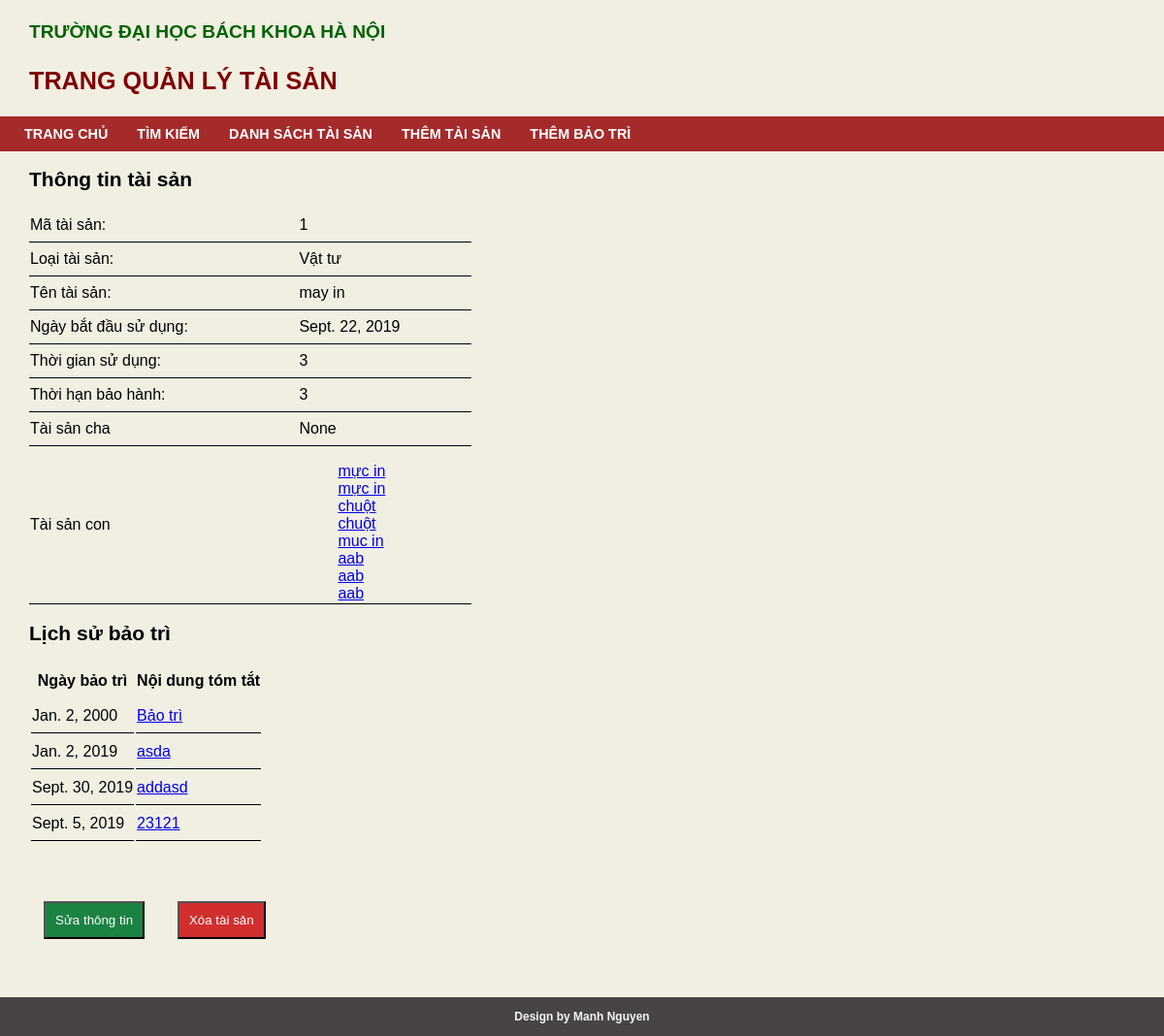
Before: /details/1 with the older database file.
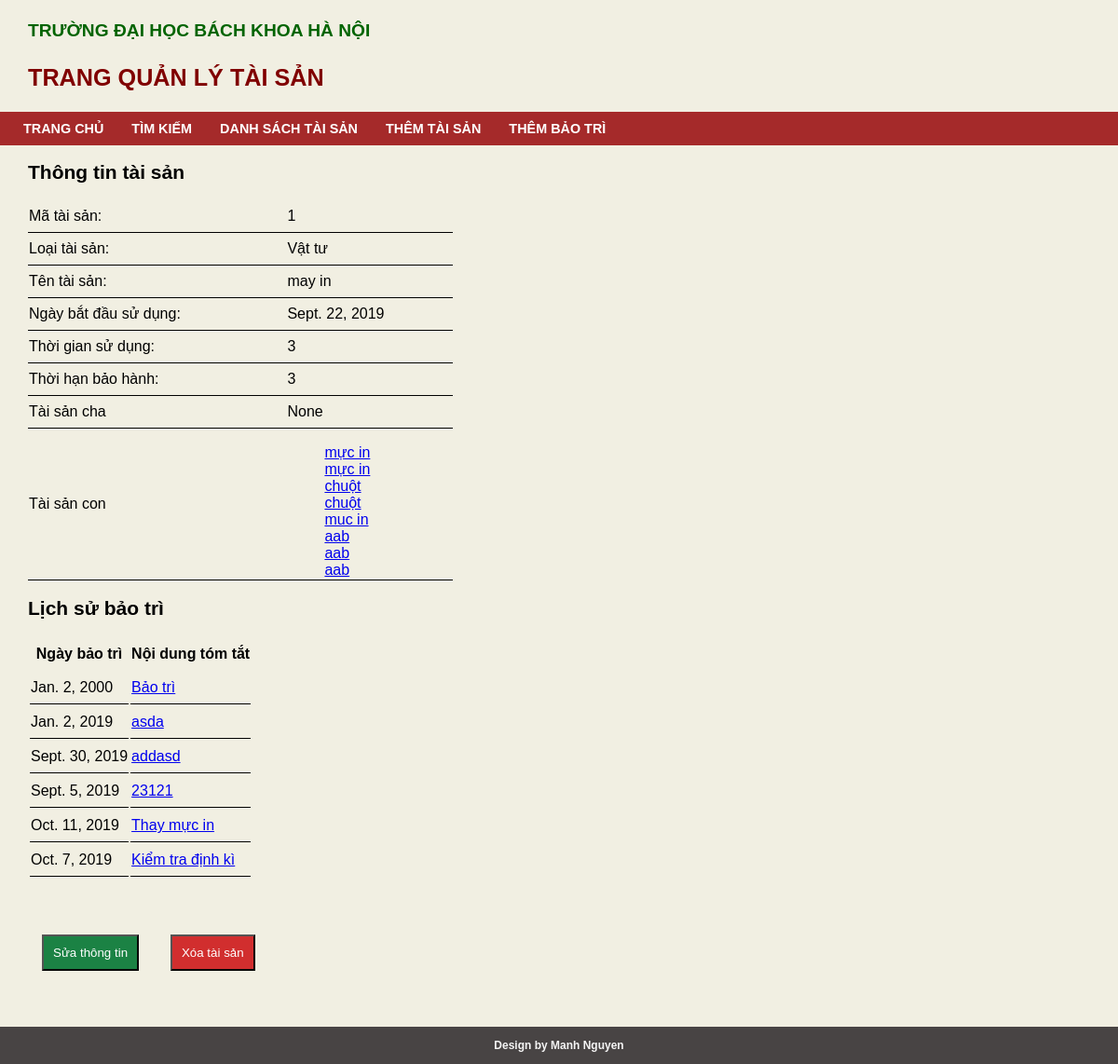
After: the same page with the newer database file.
### quanlitaisan/models.py (models this page shows, shortened)
class TaiSan(models.Model):
  LOAI_TAI_SAN = [
    ('VT', 'Vật tư'),
    ('TB', 'Thiết bị')
  ]
  loai_tai_san       = models.CharField('loại tài sản', max_length = 2, choices = LOAI_TAI_SAN)
  ten_tai_san        = models.CharField('tên tài sản', max_length = 20)
  ngay_su_dung       = models.DateField('ngày bắt đầu sử dụng')
  thoi_han_bao_hanh  = models.PositiveIntegerField('số năm bảo hành')
  thoi_gian_sd       = models.PositiveIntegerField('số năm sử dụng')
  tai_san_cha        = models.ForeignKey('self', on_delete = models.SET_NULL, null = True, blank = True,verbose_name = 'Thiết bị chứa')

class LichSuBaoTri(models.Model):
  ngay_bao_tri    = models.DateField('Ngày Bảo Trì')
  tai_san_bao_tri = models.ForeignKey(TaiSan, on_delete = models.CASCADE, verbose_name = 'Tài sản bảo trì')
  tieu_de         = models.CharField('Tiêu đề', max_length = 30)
  noi_dung        = models.TextField('Nội dung bảo trì')

### quanlitaisan/views.py (the view)
# urls.py: path('details/<int:asset_id>', views.details, name = 'details'),
def details(req, asset_id):
  obj = TaiSan.objects.get(pk = asset_id)
  child_assets = TaiSan.objects.filter(tai_san_cha  = asset_id)
  history = obj.lichsubaotri_set.all()
  context = {'obj' : obj, 'title': 'Chi tiết','child' : child_assets, 'history' : history}
  return render(req, 'quanlitaisan/detail.html', context)

### quanlitaisan/templates/quanlitaisan/detail.html
{% extends "quanlitaisan/base.html" %}
{% block extra_css %}
  {% load static %}
  <link rel="stylesheet" href="{% static 'quanlitaisan/css/details.css' %}">
{% endblock %}
{% block content %}
<h2>Thông tin tài sản</h2>
<table id = 'detail_table'>
    <tr>
        <td>Mã tài sản:</td>
        <td>{{ obj.id }}</td>
      </tr>
  <tr>
    <td>Loại tài sản:</td>
    <td>{{ obj.get_loai_tai_san_display }}</td>
  </tr>
  <tr>
    <td>Tên tài sản:</td>
    <td> {{ obj.ten_tai_san }}</td>
  </tr>
  <tr>
    <td>Ngày bắt đầu sử dụng:</td>
    <td>{{ obj.ngay_su_dung }}</td>
  </tr>
  <tr>
    <td>Thời gian sử dụng:</td>
    <td>{{ obj.thoi_gian_sd }}</td>
  </tr>
  <tr>
    <td>Thời hạn bảo hành:</td>
    <td>{{ obj.thoi_han_bao_hanh }}</td>
  </tr>
  <tr>
    <td>Tài sản cha</td>
    {%if obj.tai_san_cha %}
      <td><a href="{% url 'quanlitaisan:details'  obj.tai_san_cha.id  %}">{{obj.tai_san_cha.ten_tai_san}}</a></td>
    {% else %}
      <td>None</td>
    {% endif %}
  </tr>
  <tr>
    <td>Tài sản con</td>
    <td>
      <div id="child_list">
        {%if child %}
          <ul>
          {% for asset in child %}
            <li><a href="{% url 'quanlitaisan:details' asset.id  %}">{{asset.ten_tai_san}}</a></li>
          {% endfor %}
          </ul>
        {% else %}
          None
        {% endif %}
      </div>
    </td>
  </tr>
</table>
<h2>Lịch sử bảo trì</h2>
{% if history %}
  <table>
    <tr>
      <th>Ngày bảo trì</th>
      <th>Nội dung tóm tắt</th>
    </tr>
    {% for entry in history %}
      <tr>
        <td>{{ entry.ngay_bao_tri }}</td>
        <td><a href="{% url 'quanlitaisan:maintains' entry.id %}">{{ entry.tieu_de}}</a></td>
      </tr>
    {% endfor %}
  </table>
{% else %}
<p>None</p>
{% endif %}
<div id="button_contain">
  <button id="edit">  Sửa thông tin</button>
  <button id="delete"> Xóa tài sản </button>
</div>
{% endblock %}

Changed rows visible on the page:
added LichSuBaoTri: ngay_bao_tri "Oct. 11, 2019", tieu_de "Thay mực in"
added LichSuBaoTri: ngay_bao_tri "Oct. 7, 2019", tieu_de "Kiểm tra định kì"
